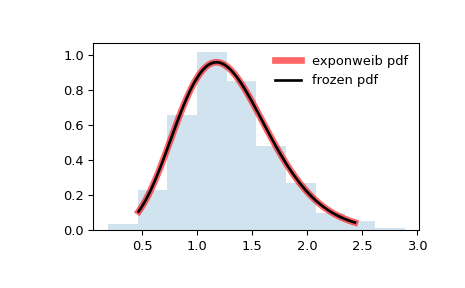

The Python source for this figure:
from scipy.stats import exponweib
import matplotlib.pyplot as plt
fig, ax = plt.subplots(1, 1)

# Calculate the first four moments:

a, c = 2.89, 1.95
mean, var, skew, kurt = exponweib.stats(a, c, moments='mvsk')

# Display the probability density function (``pdf``):

x = np.linspace(exponweib.ppf(0.01, a, c),
                exponweib.ppf(0.99, a, c), 100)
ax.plot(x, exponweib.pdf(x, a, c),
       'r-', lw=5, alpha=0.6, label='exponweib pdf')

# Alternatively, the distribution object can be called (as a function)
# to fix the shape, location and scale parameters. This returns a "frozen"
# RV object holding the given parameters fixed.

# Freeze the distribution and display the frozen ``pdf``:

rv = exponweib(a, c)
ax.plot(x, rv.pdf(x), 'k-', lw=2, label='frozen pdf')

# Check accuracy of ``cdf`` and ``ppf``:

vals = exponweib.ppf([0.001, 0.5, 0.999], a, c)
np.allclose([0.001, 0.5, 0.999], exponweib.cdf(vals, a, c))
# True

# Generate random numbers:

r = exponweib.rvs(a, c, size=1000)

# And compare the histogram:

ax.hist(r, density=True, histtype='stepfilled', alpha=0.2)
ax.legend(loc='best', frameon=False)
plt.show()
